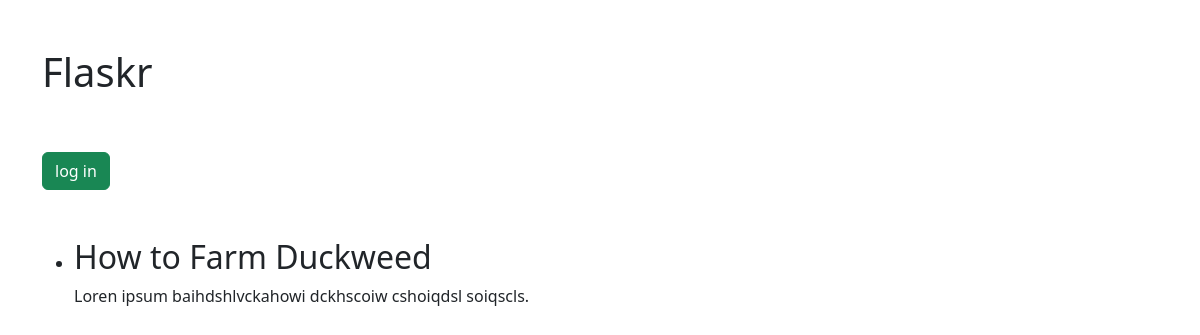
The app's page /, older data.
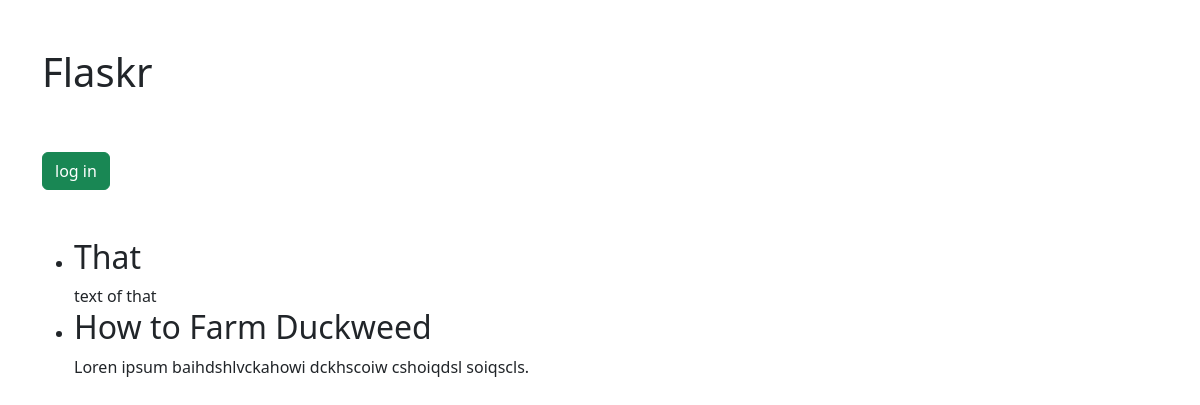
The same page, newer data.
### tables this page shows
CREATE TABLE entries (
  id integer primary key autoincrement,
  title text not null,
  text text not null
);

### project/app.py (the view)
@app.route('/')
def index():
    db = get_db()
    cur = db.execute('select * from entries order by id desc')
    entries = cur.fetchall()
    return render_template('index.html', entries=entries)

### project/app.py (called while the page is built)
def connect_db():
    rv = sqlite3.connect(app.config["DATABASE"])
    rv.row_factory = sqlite3.Row
    return rv

def get_db():
    if not hasattr(g, "sqlite_db"):
        g.sqlite_db = connect_db()
    return g.sqlite_db

### project/templates/index.html (shortened to what this page needs)
<!DOCTYPE html>
<html>
  <head>
    <link
      rel="stylesheet"
      type="text/css"
      href="https://cdn.jsdelivr.net/npm/bootstrap@5.3.2/dist/css/bootstrap.min.css"
    />
  </head>
  <body>
    <div class="container">
      <br /><br />
      <h1>Flaskr</h1>
      <br /><br />
      {% if not session.logged_in %}
      <a class="btn btn-success" role="button" href="{{ url_for('login') }}"
        >log in</a
      >
      {% else %}
      <a class="btn btn-warning" role="button" href="{{ url_for('logout') }}"
        >log out</a
      >
      {% endif %}
      <br /><br />
      <br />
      <ul class="entries">
        {% for entry in entries %}
        <li class="entry">
          <h2 id="{{ entry.id }}">{{ entry.title }}</h2>
          {{ entry.text|safe }}
        </li>
        {% else %}
        <li><em>No entries yet. Add some!</em></li>
        {% endfor %}
      </ul>
    </div>
  </body>
</html>

Row changes from the older to the newer data that the page shows:
added entries: title "That", text "text of that"
